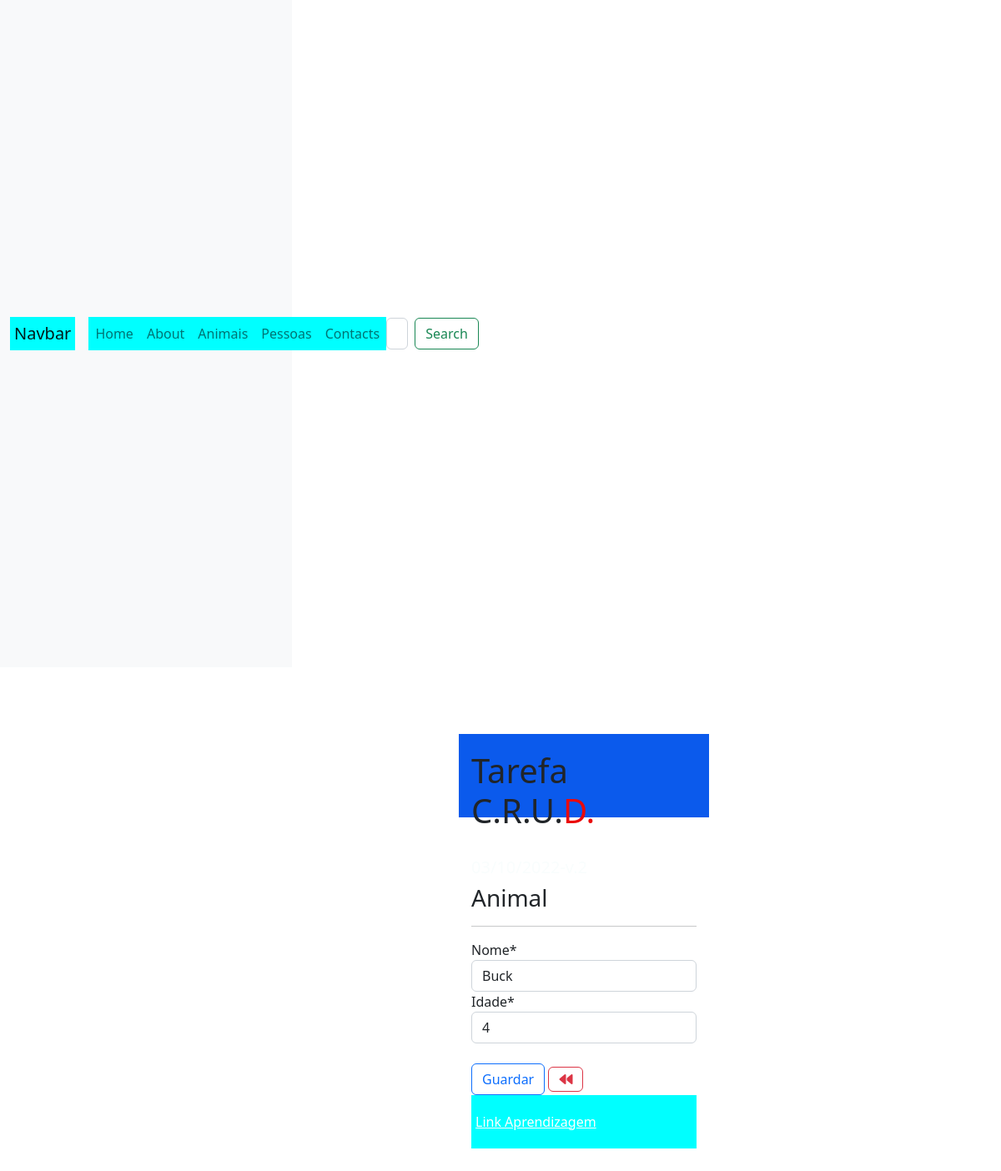
The app's page /detalhe/atualizar/3/, older data.
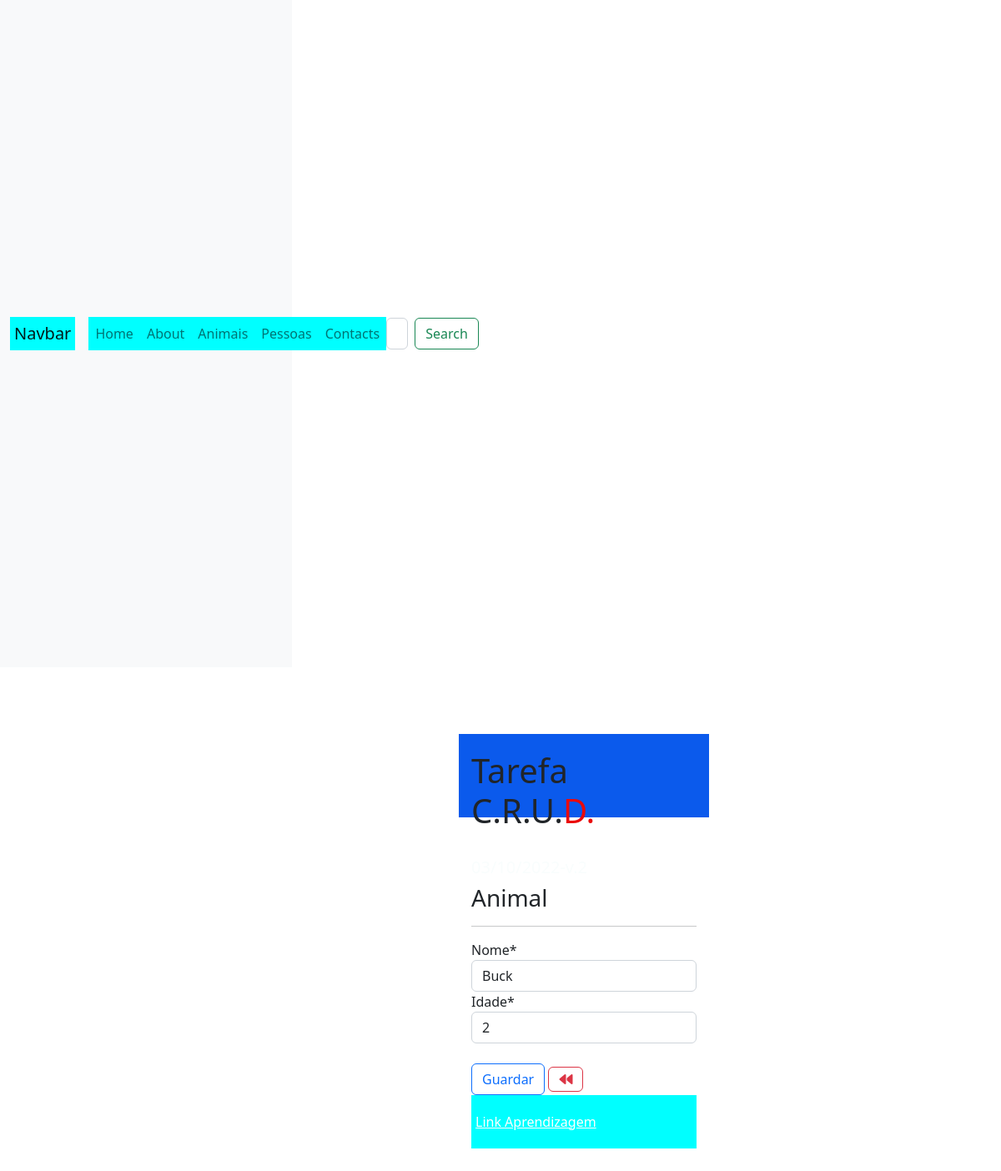
The same page, newer data.
### apps/animal/models.py (models this page shows, shortened)
class Animal(models.Model):
    nome = models.CharField(max_length=50)
    especie = models.CharField(max_length=30)
    idade = models.IntegerField()

### apps/animal/views.py (the view, shortened to what this page needs)
# urls.py: path('detalhe/atualizar/<int:pk>/', AnimalUpdateDetailView.as_view(), name='detalhe-atualizar'),
class AnimalUpdateDetailView(UpdateView):
    model = Animal
    fields = ['nome', 'idade']
    template_name = 'animal/animal_detail_update.html'

### apps/animal/templates/animal/animal_detail_update.html (shortened to what this page needs)
{% extends 'base.html' %}
{% load crispy_forms_tags %}
{% block content %}
<div class="content-section">
    <h3>Animal</h3>
    <hr>
    <form method="Post">
        {{ form|crispy}}
        <br>
        <button class="btn btn-outline-primary" type="submit">Guardar</button>
        <a class="btn btn-outline-danger" href="{% url 'animal:detalhe' object.id %}"><i class="fa-sharp fa-solid fa-backward"></i></a>
    </form>
</div>
{% endblock %}

Row changes from the older to the newer data that the page shows:
changed Animal "Buck": idade "4" → "2"
